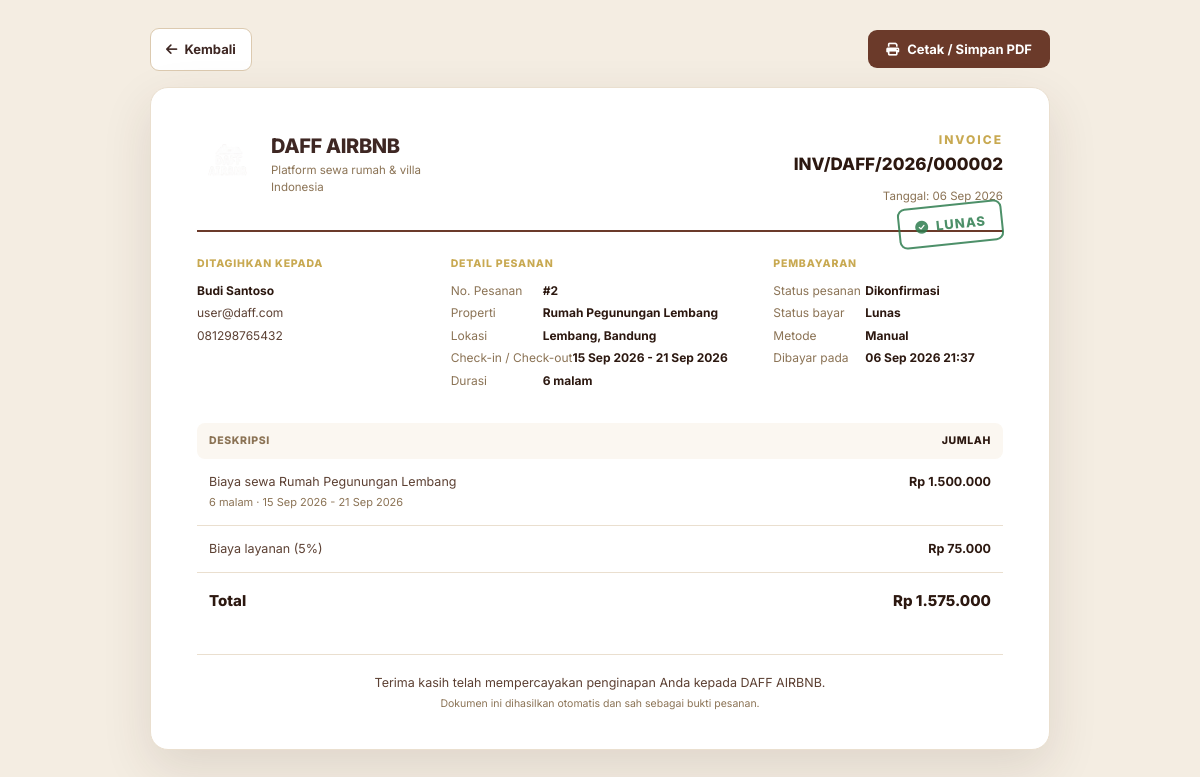
The page /invoice.php?order_id=2 (signed in) on the database its author committed.
### tables this page shows
CREATE TABLE orders (
  id                 INT UNSIGNED NOT NULL AUTO_INCREMENT,
  user_id            INT UNSIGNED NOT NULL,
  property_id        INT UNSIGNED NOT NULL,
  start_date         DATE NOT NULL,
  days               INT UNSIGNED NOT NULL DEFAULT 1,
  total              DECIMAL(12,0) NOT NULL,
  base_total         DECIMAL(12,0) DEFAULT NULL,
  discount_total     DECIMAL(12,0) NOT NULL DEFAULT 0,
  service_fee        DECIMAL(12,0) DEFAULT NULL,
  pricing_detail     JSON DEFAULT NULL,
  status             ENUM('pending_payment','paid','confirmed','rejected','expired','cancelled','completed') NOT NULL DEFAULT 'pending_payment',
  payment_expires_at DATETIME DEFAULT NULL,
  paid_at            DATETIME DEFAULT NULL,
  admin_note         VARCHAR(255) DEFAULT NULL,
  created_at         TIMESTAMP NOT NULL DEFAULT CURRENT_TIMESTAMP,
  PRIMARY KEY (id),
  KEY idx_orders_user (user_id),
  KEY idx_orders_property (property_id),
  KEY idx_orders_availability (property_id, status, start_date),
  CONSTRAINT fk_orders_user     FOREIGN KEY (user_id)     REFERENCES users (id)     ON DELETE CASCADE,
  CONSTRAINT fk_orders_property FOREIGN KEY (property_id) REFERENCES properties (id) ON DELETE CASCADE
);

CREATE TABLE users (
  id            INT UNSIGNED NOT NULL AUTO_INCREMENT,
  full_name     VARCHAR(100) NOT NULL,
  email         VARCHAR(150) NOT NULL,
  phone         VARCHAR(30)  DEFAULT NULL,
  password      VARCHAR(255) NOT NULL,
  role          ENUM('admin','user') NOT NULL DEFAULT 'user',
  created_at    TIMESTAMP NOT NULL DEFAULT CURRENT_TIMESTAMP,
  PRIMARY KEY (id),
  UNIQUE KEY uq_users_email (email)
);

CREATE TABLE properties (
  id            INT UNSIGNED NOT NULL AUTO_INCREMENT,
  name          VARCHAR(150) NOT NULL,
  location      VARCHAR(150) NOT NULL,
  category      VARCHAR(50)  DEFAULT 'rumah',
  price         DECIMAL(12,0) NOT NULL,
  weekend_price DECIMAL(12,0) DEFAULT NULL,
  long_stay_min_days INT UNSIGNED DEFAULT NULL,
  long_stay_discount_percent DECIMAL(5,2) NOT NULL DEFAULT 0,
  rating        DECIMAL(3,2)  NOT NULL DEFAULT 4.80,
  reviews       INT UNSIGNED NOT NULL DEFAULT 0,
  guests        INT UNSIGNED NOT NULL DEFAULT 1,
  stock         INT UNSIGNED NOT NULL DEFAULT 1,   
  bedrooms      INT UNSIGNED NOT NULL DEFAULT 1,
  bathrooms     INT UNSIGNED NOT NULL DEFAULT 1,
  badge         VARCHAR(60)   DEFAULT NULL,
  is_active     TINYINT(1)    NOT NULL DEFAULT 1,
  image_main    VARCHAR(500)  NOT NULL,
  image_2       VARCHAR(500)  DEFAULT NULL,
  image_3       VARCHAR(500)  DEFAULT NULL,
  description   TEXT,
  features      TEXT,            
  created_at    TIMESTAMP NOT NULL DEFAULT CURRENT_TIMESTAMP,
  PRIMARY KEY (id)
);

CREATE TABLE payments (
  id              INT UNSIGNED NOT NULL AUTO_INCREMENT,
  order_id        INT UNSIGNED NOT NULL,
  provider        VARCHAR(30)  NOT NULL DEFAULT 'xendit',
  external_id     VARCHAR(100) NOT NULL,
  invoice_id      VARCHAR(100) DEFAULT NULL,
  invoice_url     VARCHAR(500) DEFAULT NULL,
  amount          DECIMAL(12,0) NOT NULL,
  status          ENUM('PENDING','PAID','EXPIRED','FAILED') NOT NULL DEFAULT 'PENDING',
  payment_method  VARCHAR(50)  DEFAULT NULL,
  payment_channel VARCHAR(50)  DEFAULT NULL,
  paid_at         DATETIME     DEFAULT NULL,
  raw_payload     JSON         DEFAULT NULL,
  created_at      TIMESTAMP    NOT NULL DEFAULT CURRENT_TIMESTAMP,
  updated_at      TIMESTAMP    NOT NULL DEFAULT CURRENT_TIMESTAMP ON UPDATE CURRENT_TIMESTAMP,
  PRIMARY KEY (id),
  UNIQUE KEY uq_payments_external_id (external_id),
  UNIQUE KEY uq_payments_invoice_id (invoice_id),
  KEY idx_payments_order (order_id),
  CONSTRAINT fk_payments_order FOREIGN KEY (order_id) REFERENCES orders (id) ON DELETE CASCADE
);

### includes/auth.php (called while the page is built, shortened)
<?php
function e(?string $value): string
{
    return htmlspecialchars((string) $value, ENT_QUOTES, 'UTF-8');
}

### config/db.php (called while the page is built, shortened)
<?php
function db(): PDO
{
    static $pdo = null;
    if ($pdo === null) {
        $dsn = sprintf(
            'mysql:host=%s;port=%s;dbname=%s;charset=utf8mb4',
            DB_HOST,
            DB_PORT,
            DB_NAME
        );
        try {
            $pdo = new PDO($dsn, DB_USER, DB_PASS, [
                PDO::ATTR_ERRMODE            => PDO::ERRMODE_EXCEPTION,
                PDO::ATTR_DEFAULT_FETCH_MODE => PDO::FETCH_ASSOC,
                PDO::ATTR_EMULATE_PREPARES   => false,
            ]);
            $pdo->exec("SET time_zone = '+07:00'");
        } catch (PDOException $e) {
            http_response_code(500);
            echo json_encode(['error' => 'Database connection failed: ' . $e->getMessage()]);
            exit;
        }
    }
    return $pdo;
}

### includes/payments.php (called while the page is built, shortened)
<?php
require_once __DIR__ . '/../config/db.php';
require_once __DIR__ . '/availability.php';
function order_status_labels(): array
{
    return [
        'pending_payment' => 'Menunggu Pembayaran',
        'paid'            => 'Sudah Dibayar',
        'confirmed'       => 'Dikonfirmasi',
        'rejected'        => 'Ditolak',
        'expired'         => 'Kedaluwarsa',
        'cancelled'       => 'Dibatalkan',
        'completed'       => 'Selesai',
    ];
}
function payment_status_labels(): array
{
    return [
        'PENDING' => 'Menunggu',
        'PAID'    => 'Lunas',
        'EXPIRED' => 'Kedaluwarsa',
        'FAILED'  => 'Gagal',
    ];
}
function payment_method_label(?string $method, ?string $channel = null): string
{
    $channel = trim((string) $channel);
    if ($channel !== '') {
        $map = [
            'QRIS'          => 'QRIS',
            'BCA'           => 'VA BCA',
            'BNI'           => 'VA BNI',
            'BRI'           => 'VA BRI',
            'MANDIRI'       => 'VA Mandiri',
            'PERMATA'       => 'VA Permata',
            'OVO'           => 'OVO',
            'DANA'          => 'DANA',
            'SHOPEEPAY'     => 'ShopeePay',
            'LINKAJA'       => 'LinkAja',
            'ALFAMART'      => 'Alfamart',
            'INDOMARET'     => 'Indomaret',
            'MOCK_QRIS'     => 'QRIS (Simulasi)',
        ];
        return $map[strtoupper($channel)] ?? ucwords(strtolower(str_replace('_', ' ', $channel)));
    }
    $method = strtoupper(trim((string) $method));
    $map = [
        'QRIS'          => 'QRIS',
        'BANK_TRANSFER' => 'Transfer Bank',
        'EWALLET'       => 'E-Wallet',
        'CREDIT_CARD'   => 'Kartu Kredit',
        'RETAIL_OUTLET' => 'Gerai Retail',
        'MOCK'          => 'Simulasi',
        'LEGACY'        => 'Manual',
    ];
    return $map[$method] ?? ($method !== '' ? ucwords(strtolower(str_replace('_', ' ', $method))) : 'Xendit');
}
function get_order_with_payment(int $orderId): ?array
{
    $stmt = db()->prepare(
        "SELECT o.*, p.name AS property_name, p.location AS property_location,
                p.image_main AS property_image,
                u.full_name AS user_name, u.email AS user_email, u.phone AS user_phone,
                pay.id AS payment_row_id, pay.invoice_id, pay.invoice_url,
                pay.external_id AS payment_external_id, pay.status AS payment_status,
                pay.payment_method, pay.payment_channel, pay.paid_at AS payment_paid_at
         FROM orders o
         JOIN properties p ON p.id = o.property_id
         JOIN users u      ON u.id = o.user_id
         LEFT JOIN payments pay ON pay.id = (
             SELECT p2.id FROM payments p2 WHERE p2.order_id = o.id ORDER BY p2.id DESC LIMIT 1
         )
         WHERE o.id = ?
         LIMIT 1"
    );
    $stmt->execute([$orderId]);
    $row = $stmt->fetch();
    return $row ?: null;
}

### includes/availability.php (called while the page is built, shortened)
<?php
require_once __DIR__ . '/../config/db.php';
require_once __DIR__ . '/pricing.php';
function valid_ymd(string $date): bool
{
    $parsed = DateTimeImmutable::createFromFormat('!Y-m-d', $date, new DateTimeZone(APP_TIMEZONE));
    return $parsed instanceof DateTimeImmutable && $parsed->format('Y-m-d') === $date;
}
function ymd_to_date(string $date): DateTimeImmutable
{
    return new DateTimeImmutable($date . ' 00:00:00', new DateTimeZone(APP_TIMEZONE));
}
function booking_end_exclusive(string $startDate, int $days): string
{
    $days = max(1, $days);
    return ymd_to_date($startDate)->modify('+' . $days . ' days')->format('Y-m-d');
}
function format_date_short_id(string $date): string
{
    $dt = ymd_to_date($date);
    $months = [
        1 => 'Jan', 2 => 'Feb', 3 => 'Mar', 4 => 'Apr', 5 => 'Mei', 6 => 'Jun',
        7 => 'Jul', 8 => 'Agu', 9 => 'Sep', 10 => 'Okt', 11 => 'Nov', 12 => 'Des',
    ];
    return $dt->format('j') . ' ' . $months[(int) $dt->format('n')] . ' ' . $dt->format('Y');
}
function format_stay_range_id(string $startDate, int $days): string
{
    $days = max(1, $days);
    return format_date_short_id($startDate) . ' - ' . format_date_short_id(booking_end_exclusive($startDate, $days));
}

### includes/pricing.php (called while the page is built, shortened)
<?php
function order_price_breakdown(array $order): array
{
    $total = (int) ($order['total'] ?? 0);
    $baseTotal = isset($order['base_total']) && $order['base_total'] !== null
        ? (int) $order['base_total']
        : (int) round($total / 1.05);
    $discountTotal = (int) ($order['discount_total'] ?? 0);
    $serviceFee = isset($order['service_fee']) && $order['service_fee'] !== null
        ? (int) $order['service_fee']
        : $total - $baseTotal;
    $detail = null;
    return [
        'base_total'      => $baseTotal,
        'discount_total'  => $discountTotal,
        'service_fee'     => $serviceFee,
        'total'           => $total,
        'pricing_detail'  => $detail,
    ];
}

### invoice.php (the view, shortened to what this page needs)
<?php
require_once __DIR__ . '/config/db.php';
require_once __DIR__ . '/includes/auth.php';
require_once __DIR__ . '/includes/payments.php';
require_once __DIR__ . '/includes/pricing.php';
$orderId = (int) ($_GET['order_id'] ?? 0);
$order = get_order_with_payment($orderId);
$status = (string) $order['status'];
$paymentStatus = (string) ($order['payment_status'] ?? '');
$isPaid = in_array($status, ['paid', 'confirmed', 'completed'], true) || $paymentStatus === 'PAID';
$statusLabels = order_status_labels();
$statusLabel = $statusLabels[$status] ?? $status;
$breakdown = order_price_breakdown($order);
$baseTotal = (int) $breakdown['base_total'];
$serviceFee = (int) $breakdown['service_fee'];
$total = (int) $breakdown['total'];
$paidAtRaw = !empty($order['paid_at']) ? (string) $order['paid_at'] : (!empty($order['payment_paid_at']) ? (string) $order['payment_paid_at'] : null);
$invoiceDate = $paidAtRaw ?? (string) $order['created_at'];
$invoiceTimestamp = strtotime($invoiceDate) ?: time();
$invoiceNumber = 'INV/DAFF/' . date('Y', $invoiceTimestamp) . '/' . str_pad((string) $orderId, 6, '0', STR_PAD_LEFT);
$paidAtLabel = $paidAtRaw !== null ? date('d M Y H:i', strtotime($paidAtRaw)) : '-';
$paymentMethod = payment_method_label($order['payment_method'] ?? null, $order['payment_channel'] ?? null);
$paymentStatusLabel = payment_status_labels()[$paymentStatus] ?? $paymentStatus;
?>
<!DOCTYPE html>
<html lang="id">
<head>
    <link rel="stylesheet" href="styles.css?v=<?php echo e((string) filemtime(__DIR__ . '/styles.css')); ?>">
    <link rel="stylesheet" href="invoice.css?v=<?php echo e((string) filemtime(__DIR__ . '/invoice.css')); ?>">
    <link rel="stylesheet" href="https://cdnjs.cloudflare.com/ajax/libs/font-awesome/6.4.0/css/all.min.css">
</head>
<body class="invoice-body">
    <div class="invoice-actions">
        <a href="pembayaran.php?order_id=<?php echo $orderId; ?>" class="btn-outline invoice-back">
            <i class="fas fa-arrow-left"></i> Kembali
        </a>
        <button type="button" class="btn-invoice-print" id="printInvoiceBtn">
            <i class="fas fa-print"></i> Cetak / Simpan PDF
        </button>
    </div>
    <main class="invoice-shell">
        <article class="invoice-card">
            <header class="invoice-head">
                <div class="invoice-brand">
                    <img src="image-removebg-preview.png" alt="DAFF AIRBNB">
                    <div>
                        <strong>DAFF AIRBNB</strong>
                        <span>Platform sewa rumah &amp; villa</span>
                        <span>Indonesia</span>
                    </div>
                </div>
                <div class="invoice-heading">
                    <span>INVOICE</span>
                    <strong><?php echo e($invoiceNumber); ?></strong>
                    <small>Tanggal: <?php echo e(date('d M Y', $invoiceTimestamp)); ?></small>
                </div>
            </header>
            <?php if ($isPaid): ?>
                <div class="invoice-paid-stamp"><i class="fas fa-circle-check"></i> LUNAS</div>
            <?php endif; ?>
            <section class="invoice-meta">
                <div>
                    <h3>Ditagihkan kepada</h3>
                    <p><strong><?php echo e($order['user_name']); ?></strong></p>
                    <p><?php echo e($order['user_email']); ?></p>
                    <p><?php echo !empty($order['user_phone']) ? e($order['user_phone']) : '-'; ?></p>
                </div>
                <div>
                    <h3>Detail Pesanan</h3>
                    <p><span>No. Pesanan</span><strong>#<?php echo $orderId; ?></strong></p>
                    <p><span>Properti</span><strong><?php echo e($order['property_name']); ?></strong></p>
                    <p><span>Lokasi</span><strong><?php echo e($order['property_location']); ?></strong></p>
                    <p><span>Check-in / Check-out</span><strong><?php echo e(format_stay_range_id((string) $order['start_date'], (int) $order['days'])); ?></strong></p>
                    <p><span>Durasi</span><strong><?php echo (int) $order['days']; ?> malam</strong></p>
                </div>
                <div>
                    <h3>Pembayaran</h3>
                    <p><span>Status pesanan</span><strong><?php echo e($statusLabel); ?></strong></p>
                    <p><span>Status bayar</span><strong><?php echo e($paymentStatusLabel !== '' ? $paymentStatusLabel : 'Lunas'); ?></strong></p>
                    <p><span>Metode</span><strong><?php echo e($paymentMethod); ?></strong></p>
                    <p><span>Dibayar pada</span><strong><?php echo e($paidAtLabel); ?></strong></p>
                </div>
            </section>
            <table class="invoice-table">
                <thead>
                    <tr>
                        <th>Deskripsi</th>
                        <th class="invoice-amount">Jumlah</th>
                    </tr>
                </thead>
                <tbody>
                    <tr>
                        <td>
                            Biaya sewa <?php echo e($order['property_name']); ?>
                            <small><?php echo (int) $order['days']; ?> malam &middot; <?php echo e(format_stay_range_id((string) $order['start_date'], (int) $order['days'])); ?></small>
                        </td>
                        <td class="invoice-amount">Rp <?php echo number_format($baseTotal, 0, ',', '.'); ?></td>
                    </tr>
                    <tr>
                        <td>Biaya layanan (5%)</td>
                        <td class="invoice-amount">Rp <?php echo number_format($serviceFee, 0, ',', '.'); ?></td>
                    </tr>
                </tbody>
                <tfoot>
                    <tr>
                        <td>Total</td>
                        <td class="invoice-amount">Rp <?php echo number_format($total, 0, ',', '.'); ?></td>
                    </tr>
                </tfoot>
            </table>
            <footer class="invoice-foot">
                <p>Terima kasih telah mempercayakan penginapan Anda kepada DAFF AIRBNB.</p>
                <small>Dokumen ini dihasilkan otomatis dan sah sebagai bukti pesanan.</small>
            </footer>
        </article>
    </main>
</body>
</html>

### rows shown on the page
orders: paid_at "INV/DAFF/2026/000002", user.full_name "Budi Santoso", user.email "user@daff.com", user.phone "081298765432", property.name "Rumah Pegunungan Lembang", property.location "Lembang, Bandung", start_date+days "15 Sep 2026 - 21 Sep 2026", days "6", status "Dikonfirmasi", payments.status "Lunas", payments.payment_method+payment_channel "Manual", paid_at "06 Sep 2026 21:37", base_total "1.500.000", service_fee "75.000", total "1.575.000"

### other values the page prints
$orderId "2"
